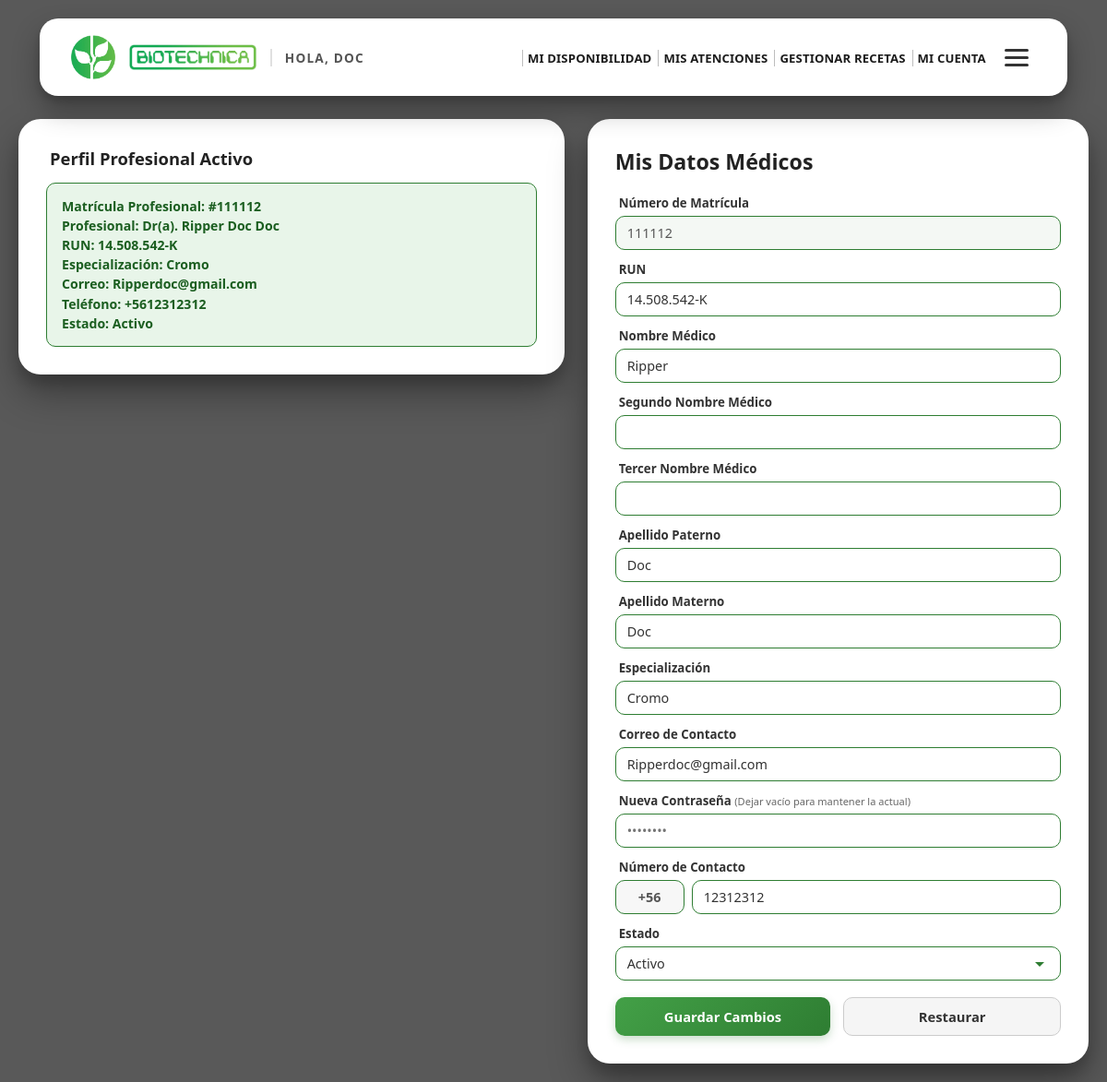
/GestionarMedicos (signed in), run on the app's committed database.
### AppAdAtM/models.py (models this page shows)
class Medico(models.Model):
    MatriculaProfesional = models.IntegerField(primary_key=True)
    RUN_Medico = models.CharField(max_length=25)
    Nombre_Medico = models.CharField(max_length=20)
    SegNombre_Medico = models.CharField(max_length=20)
    TerNombre_Medico = models.CharField(max_length=20)
    ApellidoP_Medico = models.CharField(max_length=20)
    ApellidoM_Medico = models.CharField(max_length=20)
    Especializacion = models.CharField(max_length=50, null=True, blank=True)
    CorreoContactoMedico = models.CharField(max_length=50)
    NumeroContactoMedico = models.CharField(max_length=15)
    Estado = models.CharField(max_length=10, default='Activo')
    Usuario = models.ForeignKey(Usuario, on_delete=models.SET_NULL, null=True, blank=True, db_column='Usuario')
    class Meta:
        db_table = 'Medico'

### AppAdAtM/views.py (the view, shortened to what this page needs)
# urls.py: path('GestionarMedicos', views.gestionmedicos, name='gestionar_medicos'),
@never_cache
@sesion_requerida
def gestionmedicos(request):
    usuario_id = request.session.get('usuario_id')
    rol_id = request.session.get('usuario_rol')
    medico_actual = Medico.objects.select_related('Usuario').filter(Usuario_id=usuario_id).first()
    if not medico_actual:
        messages.error(request, 'No se encontró un perfil de médico vinculado a tu usuario.')
        return redirect('inicio_sesion')
    return render(request, 'GestionDeMedicos.html', {  # <-- Verifica que coincida con el nombre de tu archivo HTML
        'medico': medico_actual,
        'medicos': [medico_actual],
    })

### AppAdAtM/views.py (called while the page is built)
def sesion_requerida(view_func):
    @wraps(view_func)
    @never_cache
    def _wrapped_view(request, *args, **kwargs):
        if not request.session.get('usuario_id'):
            return redirect('inicio_sesion')
        return view_func(request, *args, **kwargs)
    return _wrapped_view

### AppAdAtM/templates/GestionDeMedicos.html (shortened to what this page needs)
{% load static %}
<!DOCTYPE html>
<html lang="es">
<head>
  <link rel="stylesheet" href="{% static 'AppAdAtM/css/Common.css' %}">
</head>
<body>
<header class="navbar">
  <div class="brand-section">
    <img src="{% static 'AppAdAtM/Imagenes/tu-logo-isotipo.png' %}" alt="Logo" class="nav-logo">
    <img src="{% static 'AppAdAtM/Imagenes/tu-sublogo-texto.png' %}" alt="Biotechnica" class="nav-sublogo">
    <span class="nav-slogan">
      {% if request.session.usuario_nombre %}
        Hola, {{ request.session.usuario_nombre }}
      {% else %}
        Biotechnica
      {% endif %}
    </span>
  </div>
  <nav class="navbar-content">
    <ul class="nav-ul">
      {% with rol=request.session.usuario_rol %}
        {% if rol == 1 %}
          <li><a href="{% url 'gestionar_pacientes' %}" class="nav-text">Gestionar Pacientes</a></li>
          <li><a href="{% url 'gestionar_disponibilidad' %}" class="nav-text">Gestionar Disponibilidad</a></li>
          <li><a href="{% url 'registrar_atencion' %}" class="nav-text">Registrar Atención</a></li>
          <li><a href="{% url 'gestionar_atencion' %}" class="nav-text">Gestionar Atención</a></li>
          <li><a href="{% url 'gestionar_recetasatencion' %}" class="nav-text">Gestionar Recetas</a></li>
          <li><a href="{% url 'gestionar_medicamentos' %}" class="nav-text">Gestionar Medicamentos</a></li>
          <li><a href="{% url 'gestionar_cobros' %}" class="nav-text">Gestionar Cobros</a></li>
          <li><a href="{% url 'ver_auditoria' %}" class="nav-text">Auditoría</a></li>
          <li><a href="{% url 'reportes_clinica' %}" class="nav-text">Reportes</a></li>
        {% elif rol == 3 %}
          <li><a href="{% url 'gestionar_disponibilidad' %}" class="nav-text">Mi Disponibilidad</a></li>
          <li><a href="{% url 'gestionar_atencion' %}" class="nav-text">Mis Atenciones</a></li>
          <li><a href="{% url 'gestionar_recetasatencion' %}" class="nav-text">Gestionar Recetas</a></li>
        {% elif rol == 4 %}
          <li><a href="{% url 'registrar_atencion' %}" class="nav-text">Agendar Atención</a></li>
        {% endif %}
        {% if rol %}
          <li>
            <a href="{% url 'gestionar_usuarios' %}" class="nav-text">
              {% if rol == 1 %}Gestionar Usuarios{% else %}Mi Cuenta{% endif %}
            </a>
          </li>
        {% endif %}
      {% endwith %}
    </ul>
  </nav>
</header>
  <main class="dashboard-container">
    <section class="card left-panel">
      <h2 class="section-title">Perfil Profesional Activo</h2>
      <div class="user-list">
        <div class="user-item">
          <div><strong>Matrícula Profesional:</strong> #{{ medico.MatriculaProfesional }}</div>
          <div><strong>Profesional:</strong> Dr(a). {{ medico.Nombre_Medico }} {{ medico.SegNombre_Medico }} {{ medico.TerNombre_Medico }} {{ medico.ApellidoP_Medico }} {{ medico.ApellidoM_Medico }}</div>
          <div><strong>RUN:</strong> {{ medico.RUN_Medico }}</div>
          <div><strong>Especialización:</strong> {{ medico.Especializacion|default:'Sin especialidad' }}</div>
          <div><strong>Correo:</strong> {{ medico.CorreoContactoMedico }}</div>
          <div><strong>Teléfono:</strong> {{ medico.NumeroContactoMedico }}</div>
          <div><strong>Estado:</strong> {{ medico.Estado }}</div>
        </div>
      </div>
    </section>
    <section class="card right-panel">
      <h1 class="panel-header-title">Mis Datos Médicos</h1>
      <form method="POST" action="">
        <div class="form-group">
          <label for="numero-matricula">Número de Matrícula</label>
          <input class="solo-numeros" type="text" id="numero-matricula" name="numero-matricula" value="{{ medico.MatriculaProfesional }}" readonly required>
        </div>
        <div class="form-group">
          <label for="run-medico">RUN</label>
          <input class="validar-run" type="text" id="run-medico" name="run-medico" value="{{ medico.RUN_Medico }}" required>
        </div>
        <div class="form-group">
          <label for="nombre-medico">Nombre Médico</label>
          <input type="text" id="nombre-medico" name="nombre-medico" value="{{ medico.Nombre_Medico }}" required>
        </div>
        <div class="form-group">
          <label for="segundo-nombre-medico">Segundo Nombre Médico</label>
          <input type="text" id="segundo-nombre-medico" name="segundo-nombre-medico" value="{{ medico.SegNombre_Medico }}">
        </div>
        <div class="form-group">
          <label for="tercer-nombre-medico">Tercer Nombre Médico</label>
          <input type="text" id="tercer-nombre-medico" name="tercer-nombre-medico" value="{{ medico.TerNombre_Medico }}">
        </div>
        <div class="form-group">
          <label for="apellido-paterno">Apellido Paterno</label>
          <input type="text" id="apellido-paterno" name="apellido-paterno" value="{{ medico.ApellidoP_Medico }}" required>
        </div>
        <div class="form-group">
          <label for="apellido-materno">Apellido Materno</label>
          <input type="text" id="apellido-materno" name="apellido-materno" value="{{ medico.ApellidoM_Medico }}">
        </div>
        <div class="form-group">
          <label for="especializacion">Especialización</label>
          <input type="text" id="especializacion" name="especializacion" value="{{ medico.Especializacion|default:'' }}" required>
        </div>
        <div class="form-group">
          <label for="correo-contacto">Correo de Contacto</label>
          <input type="email" id="correo-contacto" name="correo-contacto" value="{{ medico.CorreoContactoMedico }}" required>
        </div>
        <div class="form-group">
          <label for="password-medico">Nueva Contraseña <small style="font-weight:400; color:#666;">(Dejar vacío para mantener la actual)</small></label>
          <input type="password" id="password-medico" name="password-medico" placeholder="••••••••">
        </div>
        <div class="form-group">
          <label for="numero-contacto">Número de Contacto</label>
          <div class="phone-input-group">
            <input type="text" class="phone-prefix" value="+56" readonly>
            <input class="solo-numeros" type="tel" id="numero-contacto" name="numero-contacto" value="{{ medico.NumeroContactoMedico|cut:'+56' }}" required>
          </div>
        </div>
        <div class="form-group">
          <label for="estado">Estado</label>
          <select id="estado" name="estado" required>
            <option value="Activo" {% if medico.Estado == 'Activo' %}selected{% endif %}>Activo</option>
          </select>
        </div>
        <div class="form-buttons">
          <button type="submit" class="btn btn-submit">Guardar Cambios</button>
          <button type="button" class="btn btn-cancel" onclick="window.location.reload();">Restaurar</button>
        </div>
      </form>
    </section>
  </main>
</body>
</html>

### AppAdAtM/static/AppAdAtM/css/Common.css (style rules this page uses)
* { box-sizing: border-box; margin: 0; padding: 0; font-family: 'Segoe UI', Tahoma, Geneva, Verdana, sans-serif; }
body { min-height: 100vh; display: flex; flex-direction: column; background: linear-gradient(rgba(0, 0, 0, 0.65), rgba(0, 0, 0, 0.65)), url('https://images.unsplash.com/photo-1518531933037-91b2f5f229cc?auto=format&fit=crop&w=1920&q=80') center/cover no-repeat fixed; padding: 20px; }
.navbar { background-color: #ffffff; border-radius: 20px; padding: 18px 34px; min-height: 82px; display: flex; align-items: center; justify-content: space-between; flex-wrap: wrap; gap: 16px 24px; box-shadow: 0 15px 30px rgba(0, 0, 0, 0.3), 0 5px 10px rgba(0, 0, 0, 0.15); margin: 0 auto 25px auto; width: 96%; max-width: 1420px; }
.brand-section { display: flex; align-items: center; gap: 15px; flex-shrink: 0; min-width: 0; }
.nav-logo { width: 48px; height: 48px; object-fit: contain; }
.nav-sublogo { height: 28px; width: auto; object-fit: contain; }
.nav-slogan { font-size: 0.85rem; font-weight: 700; letter-spacing: 1.2px; color: #555555; text-transform: uppercase; border-left: 2px solid #e0e0e0; padding-left: 14px; max-width: clamp(110px, 18vw, 250px); overflow: hidden; text-overflow: ellipsis; white-space: nowrap; }
.navbar-content { flex: 1; min-width: 260px; display: flex; align-items: center; justify-content: flex-end; flex-wrap: wrap; gap: 12px 18px; }
.navbar-content a { text-decoration: none; white-space: nowrap; }
.navbar.navbar-partial { position: relative; flex-wrap: nowrap; gap: 12px; }
.navbar.navbar-partial .brand-section { order: 1; flex-shrink: 1; }
.navbar.navbar-partial .navbar-content { order: 2; flex: 1 1 auto; min-width: 0; margin-left: 0; }
.navbar.navbar-partial .nav-ul { width: 100%; flex-wrap: nowrap; justify-content: flex-end; }
.navbar.navbar-partial .nav-ul li { flex-shrink: 0; }
.dashboard-container { display: flex; gap: 25px; width: 100%; margin: 0 auto; flex: 1; align-items: flex-start; }
.card { background-color: #ffffff; border-radius: 24px; border: none; box-shadow: 0 20px 40px rgba(0, 0, 0, 0.35), 0 10px 15px rgba(0, 0, 0, 0.15); padding: 30px; }
select { cursor: pointer; appearance: none; -webkit-appearance: none; background-repeat: no-repeat; background-position: right 10px center; padding-right: 35px; }
.btn-submit { background: linear-gradient(135deg, #43a047, #2e7d32); color: #ffffff; border: none; box-shadow: 0 4px 10px rgba(46, 125, 50, 0.25); }
.btn-cancel { background-color: #f5f5f5; color: #333333; border: 1.5px solid #cccccc; }
.nav-text { font-size: 0.82rem; font-weight: 800; letter-spacing: 0.15px; color: #1b1b1b; text-transform: uppercase; border-left: 1.5px solid #bdbdbd; padding-left: 5px; white-space: nowrap; transition: color 0.2s ease; }
.nav-ul { display: flex; align-items: center; justify-content: flex-end; flex-wrap: wrap; gap: 7px; width: 100%; list-style: none; margin: 0; padding: 0; }
.nav-ul li { max-width: 100%; }

### data on the page
Medico: MatriculaProfesional "111112", Nombre_Medico "Ripper", ApellidoP_Medico "Doc", ApellidoM_Medico "Doc", RUN_Medico "14.508.542-K", Especializacion "Cromo", CorreoContactoMedico "Ripperdoc@gmail.com", NumeroContactoMedico "+5612312312", Estado "Activo", numero-matricula "111112", run-medico "14.508.542-K", nombre-medico "Ripper", apellido-paterno "Doc", apellido-materno "Doc", especializacion "Cromo", correo-contacto "Ripperdoc@gmail.com", numero-contacto "12312312", estado "Activo"

### other printed values
{{ request.session.usuario_nombre }} "DOC"
